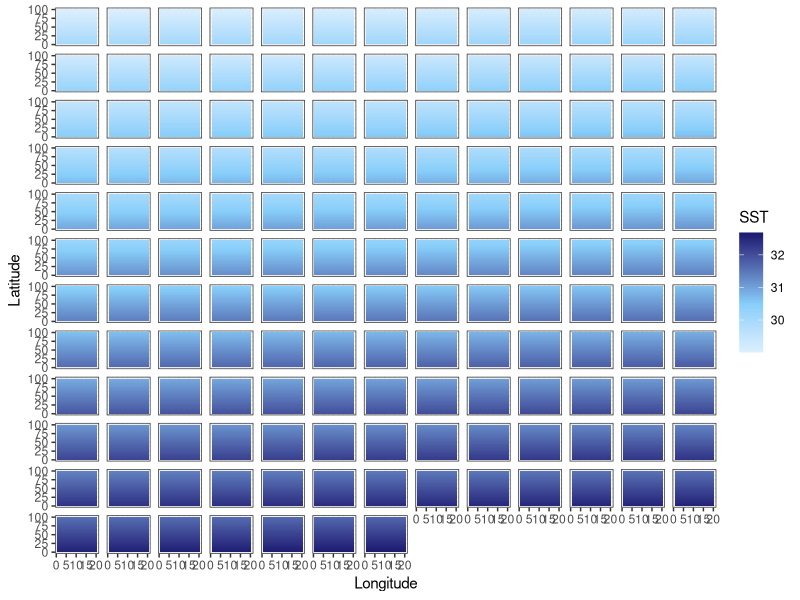
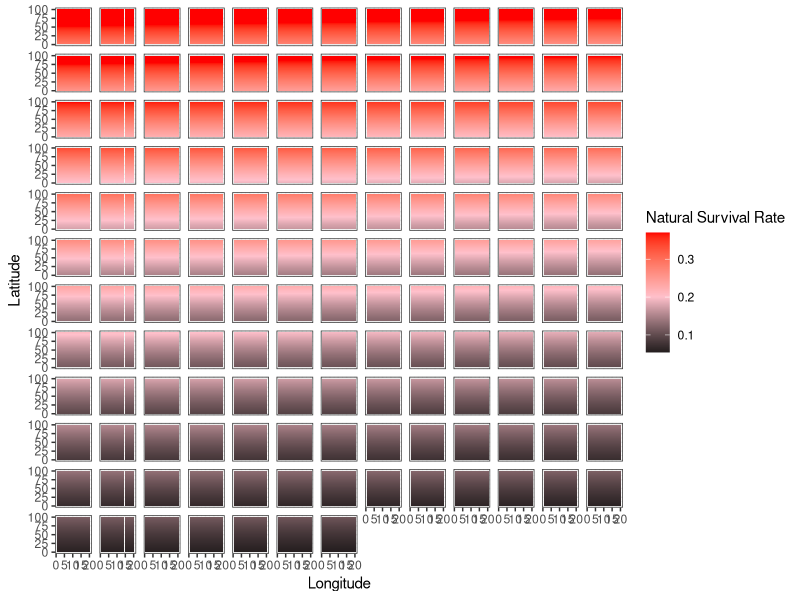
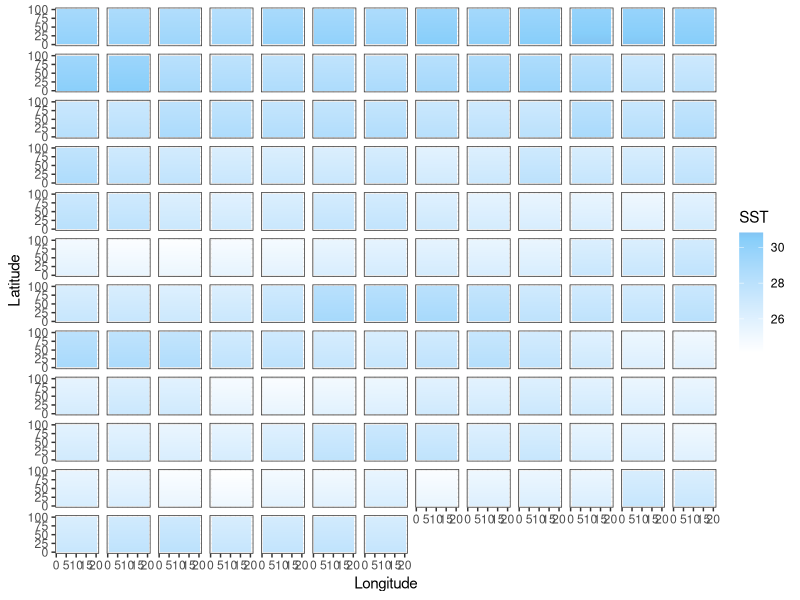
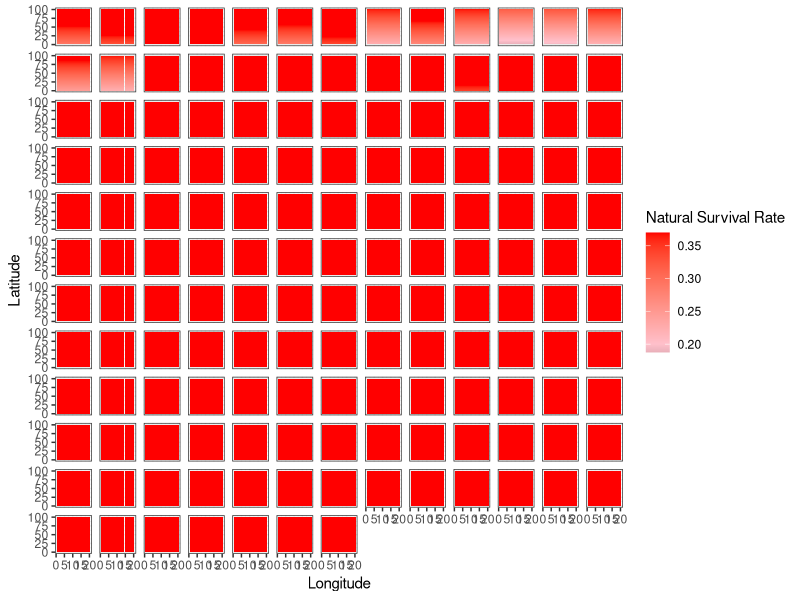
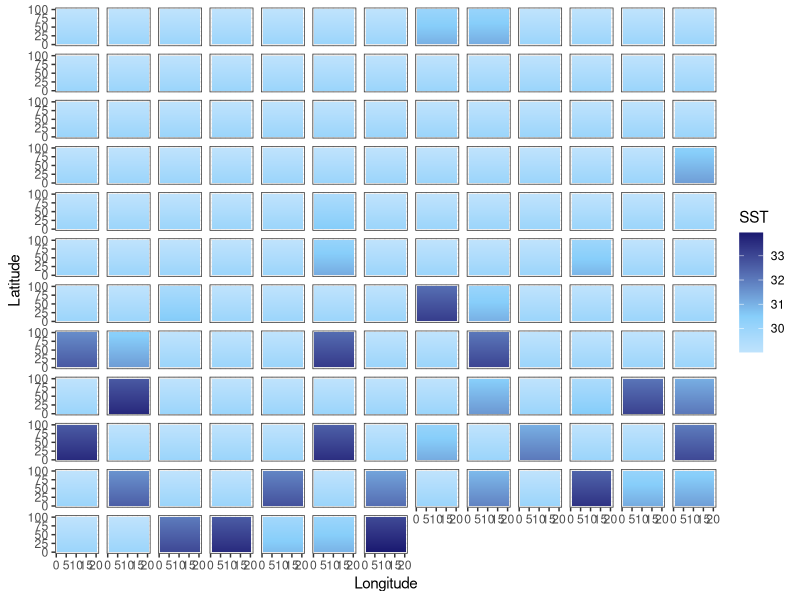
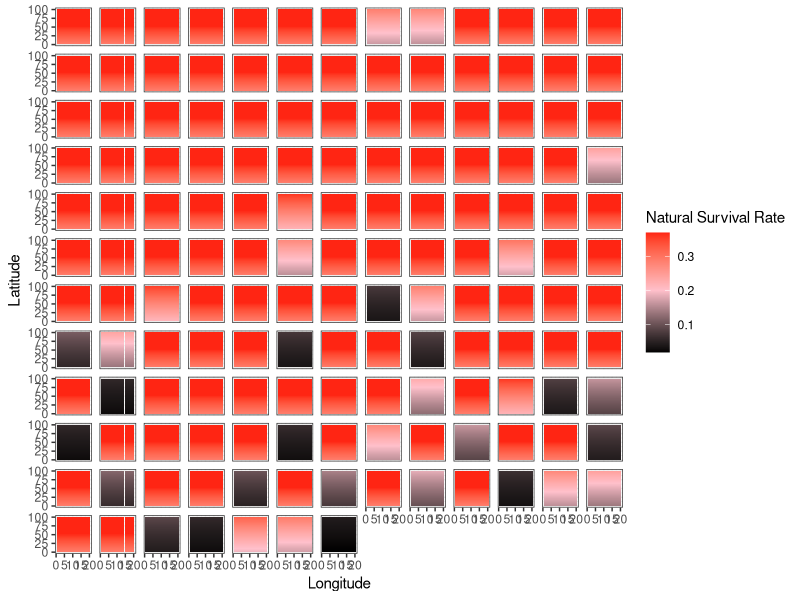

Recreate these plots in R, in order.
library(tidyverse)

addTaskCallback(function(...) {set.seed(42);TRUE})
options(warn=-1)

years = 150
NS.patches = 100
EW.patches = 20
opt.temp = 25

calc_temp_mortality <- function(SST, opt.temp, temp.range, s) {
  nat.m = array(0, c(nrow(SST), ncol(SST)))
  m = 1 - exp((-(SST[,] - opt.temp)^2)/(temp.range^2)) # temperature based mortality function from Walsworth et al.
  m = 1 - m
  nat.m = ifelse(m > s, s, m)
  return(nat.m)
}

# 0.37      29
# 0.3678794 30
# 0.2369278 31
# 0.1408584 32
# 0.0773    33
# 0.0391639 34
# 0.0183156 35



### UNCOMMENT FOR CONSTANT MEAN SHIFT SST
SST.patches.mean <- array(0, c(NS.patches, EW.patches, years))
start_SST = (opt.temp + 4) + NS.patches*0.01

for (i in 1:years) {
  SST = start_SST
  for (lat in 1:NS.patches) {
    SST.patches.mean[lat,,i] = SST
    SST = SST - 0.01
  }
  start_SST = start_SST + 0.018
}

### UNCOMMENT FOR ENSO VARIABLE MEAN SST
SST.patches.enso <- array(0, c(NS.patches, EW.patches, years))
start_SST = (opt.temp + 4) + NS.patches*0.01

for (i in 1:years) {
  SST = start_SST
  for (lat in 1:NS.patches) {
    SST.patches.enso[lat,,i] = SST
    SST = SST - 0.01
  }
  start_SST = start_SST + rnorm(1, mean = 0.018, sd = .5)
}

### UNCOMMENT FOR SHOCK SST CHANGES
SST.patches.shock <- array(0, c(NS.patches, EW.patches, years))
start_SST = (opt.temp + 4) + NS.patches*0.01

for (i in 1:years) {
  heat_prob = runif(1, 0, 1)
  if ((i < 75 & heat_prob < 0.1) | (i >= 75 & heat_prob < 0.35)) {
    intensity <- runif(1, .5, ifelse(i < 75, 2, 4))
    SST = start_SST + intensity
  } else {
    SST = start_SST
  }
  for (lat in 1:NS.patches) {
    SST.patches.shock[lat,,i] = SST
    SST = SST - 0.01
  }
}

output_df_mean = data.frame() #create dataframe to hold results
output_df_enso = data.frame()
output_df_shock = data.frame()


# Mean --------------------------------------------------------------------

for(b in 1:years) {
  SSTdf_mean = SST.patches.mean[,,b] %>% 
    as.data.frame() 
  
  SSTdf_mean$lat = c(1:NS.patches)
  SSTdf_mean$year = paste0(b)
  
  output_df_mean = bind_rows(output_df_mean, SSTdf_mean)
}

SSTdf_mean = output_df_mean %>% 
  pivot_longer(V1:V20,
               names_to = "lon",
               values_to = "sst") %>% 
  mutate(lon = case_when(
    lon == "V1" ~ 1,
    lon == "V2" ~ 2,
    lon == "V3" ~ 3,
    lon == "V4" ~ 4,
    lon == "V5" ~ 5,
    lon == "V6" ~ 6,
    lon == "V7" ~ 7,
    lon == "V8" ~ 8,
    lon == "V9" ~ 9,
    lon == "V10" ~ 10,
    lon == "V11" ~ 11,
    lon == "V12" ~ 12,
    lon == "V13" ~ 13,
    lon == "V14" ~ 14,
    lon == "V15" ~ 15,
    lon == "V16" ~ 16,
    lon == "V17" ~ 17,
    lon == "V18" ~ 18,
    lon == "V19" ~ 19,
    lon == "V20" ~ 20
    )) %>% 
  mutate(year = as.numeric(year))

mt = ggplot(SSTdf_mean, aes(lon, lat, fill = sst)) +
  geom_tile() +
  labs(x = "Longitude", y = "Latitude", fill = "SST") +
  theme_bw() +
  scale_fill_gradient2(low = "white", high = "midnightblue", mid = "lightskyblue", midpoint = 30.5) +
  facet_wrap(~year) + 
  theme(
    strip.background = element_blank(),
    strip.text.x = element_blank())

SSTdf_mean = SSTdf_mean %>% 
  mutate(mortality = 1 - (1 - exp((-(sst - 25)^2)/(4.5^2)))) %>% 
  mutate(survival = ifelse(mortality > 0.37, 0.37, mortality))

mm = ggplot(SSTdf_mean, aes(lon, lat, fill = survival)) +
  geom_tile() +
  labs(x = "Longitude", y = "Latitude", fill = "Natural Survival Rate") +
  theme_bw() +
  scale_fill_gradient2(low = "black", high = "red", mid = "pink", midpoint = .2) +
  facet_wrap(~year) + 
  theme(
    strip.background = element_blank(),
    strip.text.x = element_blank())

# ENSO --------------------------------------------------------------------

for(b in 1:years) {
  SSTdf_enso = SST.patches.enso[,,b] %>% 
    as.data.frame() 
  
  SSTdf_enso$lat = c(1:NS.patches)
  SSTdf_enso$year = paste0(b)
  
  output_df_enso = bind_rows(output_df_enso, SSTdf_enso)
}

SSTdf_enso = output_df_enso %>% 
  pivot_longer(V1:V20,
               names_to = "lon",
               values_to = "sst") %>% 
  mutate(lon = case_when(
    lon == "V1" ~ 1,
    lon == "V2" ~ 2,
    lon == "V3" ~ 3,
    lon == "V4" ~ 4,
    lon == "V5" ~ 5,
    lon == "V6" ~ 6,
    lon == "V7" ~ 7,
    lon == "V8" ~ 8,
    lon == "V9" ~ 9,
    lon == "V10" ~ 10,
    lon == "V11" ~ 11,
    lon == "V12" ~ 12,
    lon == "V13" ~ 13,
    lon == "V14" ~ 14,
    lon == "V15" ~ 15,
    lon == "V16" ~ 16,
    lon == "V17" ~ 17,
    lon == "V18" ~ 18,
    lon == "V19" ~ 19,
    lon == "V20" ~ 20
  )) %>% 
  mutate(year = as.numeric(year))

et = ggplot(SSTdf_enso, aes(lon, lat, fill = sst)) +
  geom_tile() +
  labs(x = "Longitude", y = "Latitude", fill = "SST") +
  theme_bw() +
  scale_fill_gradient2(low = "white", high = "midnightblue", mid = "lightskyblue", midpoint = 30.5) +
  facet_wrap(~year) + 
  theme(
    strip.background = element_blank(),
    strip.text.x = element_blank())

SSTdf_enso = SSTdf_enso %>% 
  mutate(mortality = 1 - (1 - exp((-(sst - 25)^2)/(4.5^2)))) %>% 
  mutate(survival = ifelse(mortality > 0.37, 0.37, mortality))

em = ggplot(SSTdf_enso, aes(lon, lat, fill = survival)) +
  geom_tile() +
  labs(x = "Longitude", y = "Latitude", fill = "Natural Survival Rate") +
  theme_bw() +
  scale_fill_gradient2(low = "black", high = "red", mid = "pink", midpoint = .2) +
  facet_wrap(~year) + 
  theme(
    strip.background = element_blank(),
    strip.text.x = element_blank())

# shock -------------------------------------------------------------------

for(b in 1:years) {
  SSTdf_shock = SST.patches.shock[,,b] %>% 
    as.data.frame() 
  
  SSTdf_shock$lat = c(1:NS.patches)
  SSTdf_shock$year = paste0(b)
  
  output_df_shock = bind_rows(output_df_shock, SSTdf_shock)
}

SSTdf_shock = output_df_shock %>% 
  pivot_longer(V1:V20,
               names_to = "lon",
               values_to = "sst") %>% 
  mutate(lon = case_when(
    lon == "V1" ~ 1,
    lon == "V2" ~ 2,
    lon == "V3" ~ 3,
    lon == "V4" ~ 4,
    lon == "V5" ~ 5,
    lon == "V6" ~ 6,
    lon == "V7" ~ 7,
    lon == "V8" ~ 8,
    lon == "V9" ~ 9,
    lon == "V10" ~ 10,
    lon == "V11" ~ 11,
    lon == "V12" ~ 12,
    lon == "V13" ~ 13,
    lon == "V14" ~ 14,
    lon == "V15" ~ 15,
    lon == "V16" ~ 16,
    lon == "V17" ~ 17,
    lon == "V18" ~ 18,
    lon == "V19" ~ 19,
    lon == "V20" ~ 20
  )) %>% 
  mutate(year = as.numeric(year))

st = ggplot(SSTdf_shock, aes(lon, lat, fill = sst)) +
  geom_tile() +
  labs(x = "Longitude", y = "Latitude", fill = "SST") +
  theme_bw() +
  scale_fill_gradient2(low = "white", high = "midnightblue", mid = "lightskyblue", midpoint = 30.5) +
  facet_wrap(~year) + 
  theme(
    strip.background = element_blank(),
    strip.text.x = element_blank())

SSTdf_shock = SSTdf_shock %>% 
  mutate(mortality = 1 - (1 - exp((-(sst - 25)^2)/(4.5^2)))) %>% 
  mutate(survival = ifelse(mortality > 0.37, 0.37, mortality))

sm = ggplot(SSTdf_shock, aes(lon, lat, fill = survival)) +
  geom_tile() +
  labs(x = "Longitude", y = "Latitude", fill = "Natural Survival Rate") +
  theme_bw() +
  scale_fill_gradient2(low = "black", high = "red", mid = "pink", midpoint = .2) +
  facet_wrap(~year) + 
  theme(
    strip.background = element_blank(),
    strip.text.x = element_blank())

ggsave(mt, file=paste0("mean_temp.pdf"), path = here("figs", "climate"), height = 10, width = 15)
ggsave(mm, file=paste0("mean_mortality.pdf"), path = here("figs", "climate"), height = 10, width = 15)
ggsave(et, file=paste0("enso_temp.pdf"), path = here("figs", "climate"), height = 10, width = 15)
ggsave(em, file=paste0("enso_mortality.pdf"), path = here("figs", "climate"), height = 10, width = 15)
ggsave(st, file=paste0("shock_temp.pdf"), path = here("figs", "climate"), height = 10, width = 15)
ggsave(sm, file=paste0("shock_mortality.pdf"), path = here("figs", "climate"), height = 10, width = 15)
